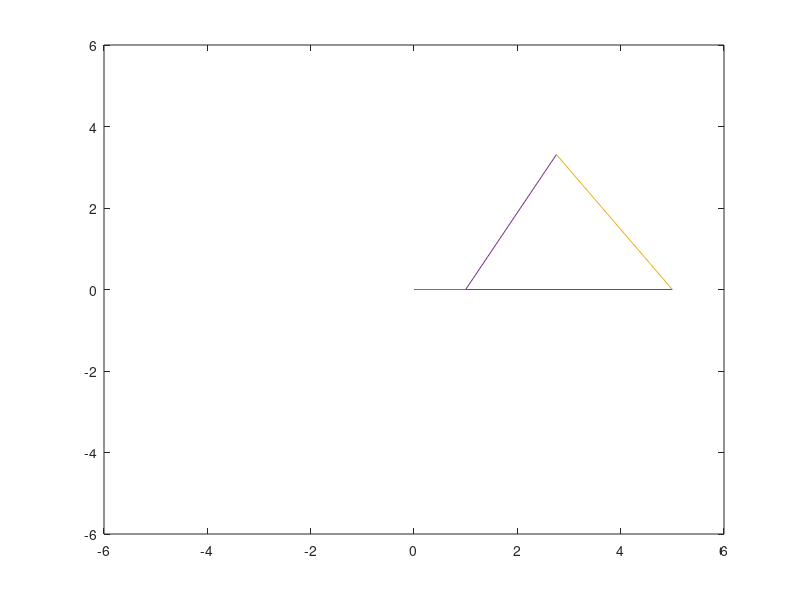

MATLAB code for this plot:
clear;
l=5;
p=4;
q=4;
s=1;
f=@(t,y)[l+p*cos(y(1))-s*cos(t)-q*cos(y(2));
         p*sin(y(1))-s*sin(t)-q*sin(y(2));]
     
[t y]=ode45(f,[0 2*pi],[2.1662 1.0595]) 

for i = 1:1:length(t)
    
plot([l 0],[0 0]);
hold on;
plot([s*cos(t(i)) 0],[s*sin(t(i)) 0]);
plot([l p*cos(y(i,1))+l],[0 p*sin(y(i,1))]); 
plot([s*cos(t(i)) p*cos(y(i,1))+l],[s*sin(t(i)) p*sin(y(i,1))]); 
hold off;
xlim([-6 6]);
ylim([-6 6]);
pause(0.1);
end;
